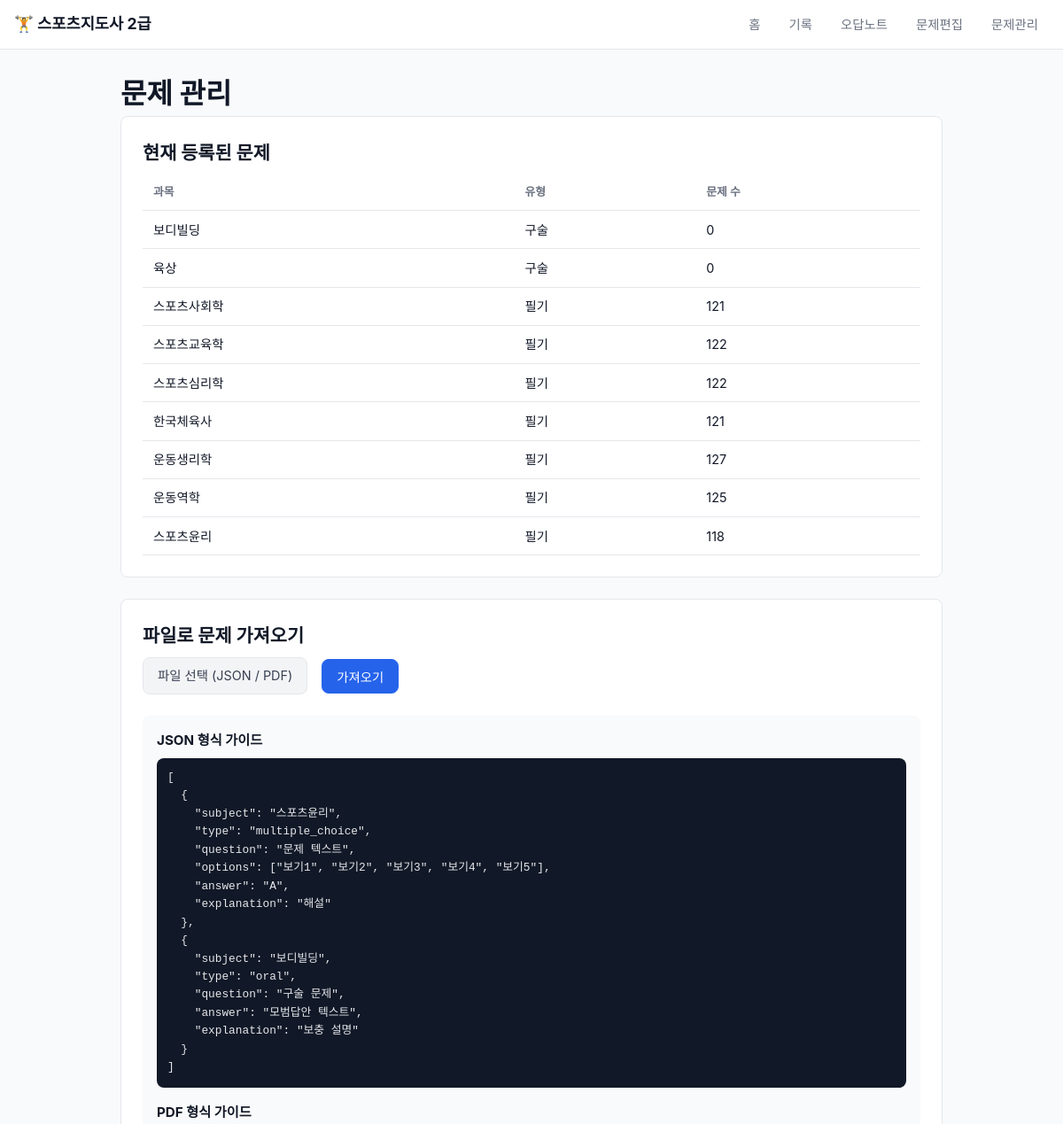
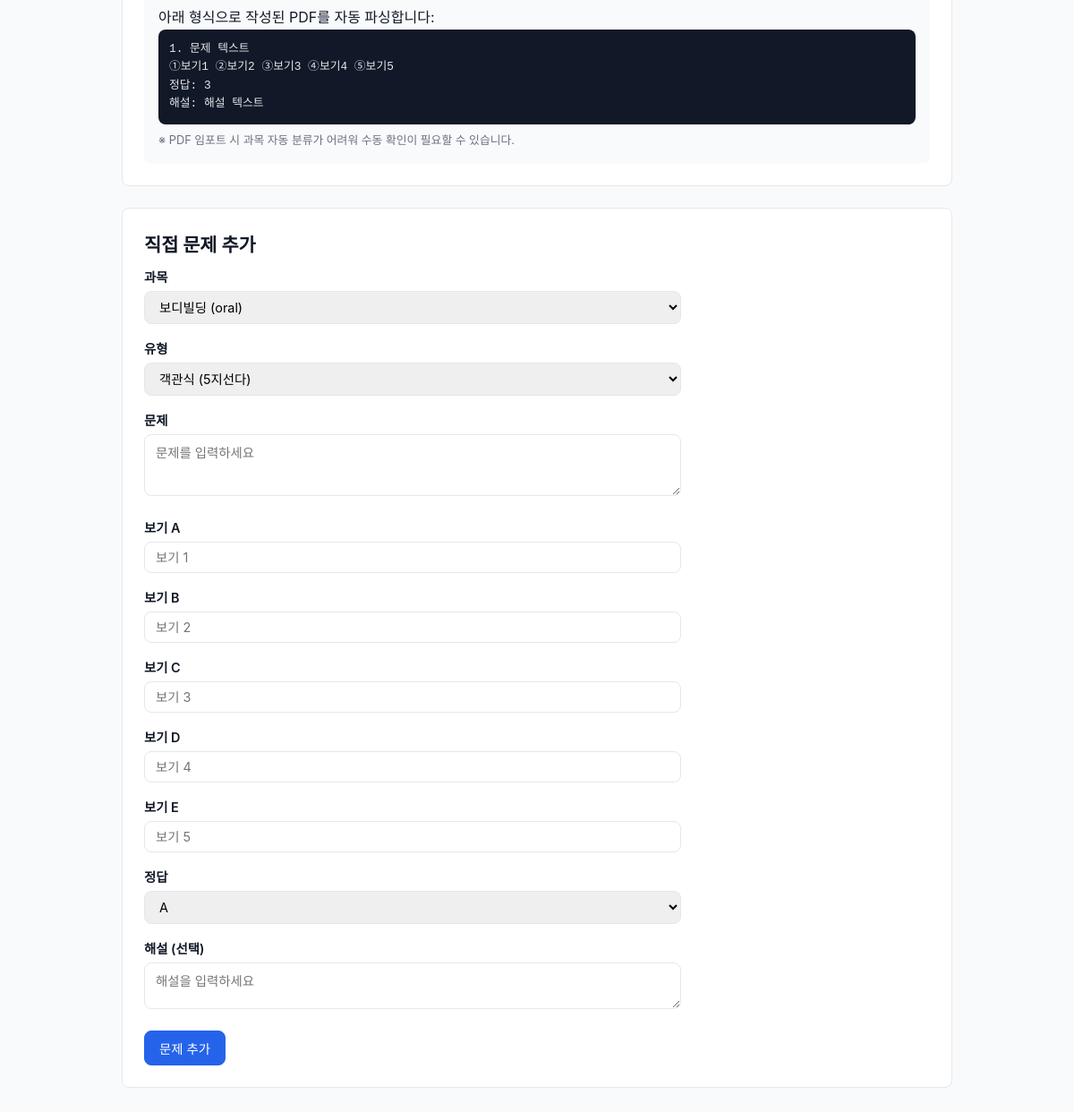
/manage, run on the app's committed database (2 pictures, top to bottom).
### tables this page shows
CREATE TABLE subjects (
    id          INTEGER PRIMARY KEY AUTOINCREMENT,
    name        TEXT NOT NULL UNIQUE,
    category    TEXT NOT NULL CHECK(category IN ('written', 'oral')),
    description TEXT,
    created_at  TEXT DEFAULT (datetime('now'))
);

### app.py (the view)
@app.route('/manage')
def manage():
    db = get_db()
    subjects = db.execute(
        'SELECT s.*, COUNT(q.id) as question_count '
        'FROM subjects s LEFT JOIN questions q ON s.id = q.subject_id '
        'GROUP BY s.id ORDER BY s.category, s.id'
    ).fetchall()
    return render_template('manage.html', subjects=subjects)

### app.py (called while the page is built)
def get_db():
    if 'db' not in g:
        os.makedirs(os.path.dirname(DB_PATH), exist_ok=True)
        g.db = sqlite3.connect(DB_PATH)
        g.db.row_factory = sqlite3.Row
        g.db.execute('PRAGMA foreign_keys = ON')
    return g.db

### templates/manage.html (shortened to what this page needs)
{% extends "base.html" %}
{% block content %}
<h1>문제 관리</h1>
<section class="exam-section">
    <h2>현재 등록된 문제</h2>
    <div class="stats-table">
        <table>
            <thead>
                <tr><th>과목</th><th>유형</th><th>문제 수</th></tr>
            </thead>
            <tbody>
                {% for s in subjects %}
                <tr>
                    <td>{{ s.name }}</td>
                    <td>{{ '필기' if s.category == 'written' else '구술' }}</td>
                    <td>{{ s.question_count }}</td>
                </tr>
                {% endfor %}
            </tbody>
        </table>
    </div>
</section>
<section class="exam-section">
    <h2>파일로 문제 가져오기</h2>
    <form action="/manage/import" method="POST" enctype="multipart/form-data" class="import-form">
        <div class="file-upload">
            <label for="importFile" class="btn btn-secondary">파일 선택 (JSON / PDF)</label>
        </div>
        <button type="submit" class="btn btn-primary">가져오기</button>
    </form>
    <div class="import-guide">
        <h3>JSON 형식 가이드</h3>
        <pre><code>[
  {
    "subject": "스포츠윤리",
    "type": "multiple_choice",
    "question": "문제 텍스트",
    "options": ["보기1", "보기2", "보기3", "보기4", "보기5"],
    "answer": "A",
    "explanation": "해설"
  },
  {
    "subject": "보디빌딩",
    "type": "oral",
    "question": "구술 문제",
    "answer": "모범답안 텍스트",
    "explanation": "보충 설명"
  }
]</code></pre>
        <h3>PDF 형식 가이드</h3>
        <p>아래 형식으로 작성된 PDF를 자동 파싱합니다:</p>
        <pre><code>1. 문제 텍스트
①보기1 ②보기2 ③보기3 ④보기4 ⑤보기5
정답: 3
해설: 해설 텍스트</code></pre>
        <p class="note">※ PDF 임포트 시 과목 자동 분류가 어려워 수동 확인이 필요할 수 있습니다.</p>
    </div>
</section>
<section class="exam-section">
    <h2>직접 문제 추가</h2>
    <form action="/manage/add" method="POST" class="add-form" id="addForm">
        <div class="form-group">
            <label>과목</label>
            <select name="subject" id="subjectSelect">
                {% for s in subjects %}
                <option value="{{ s.name }}">{{ s.name }} ({{ s.category }})</option>
                {% endfor %}
            </select>
        </div>
        <div class="form-group">
            <label>유형</label>
            <select name="question_type" id="typeSelect" onchange="toggleType()">
                <option value="multiple_choice">객관식 (5지선다)</option>
            </select>
        </div>
        <div class="form-group">
            <label>문제</label>
            <textarea name="question_text" rows="3" required placeholder="문제를 입력하세요"></textarea>
        </div>
        <div id="mcOptions">
            <div class="form-group">
                <label>보기 A</label>
                <input type="text" name="option_a" placeholder="보기 1">
            </div>
            <div class="form-group">
                <label>보기 B</label>
                <input type="text" name="option_b" placeholder="보기 2">
            </div>
            <div class="form-group">
                <label>보기 C</label>
                <input type="text" name="option_c" placeholder="보기 3">
            </div>
            <div class="form-group">
                <label>보기 D</label>
                <input type="text" name="option_d" placeholder="보기 4">
            </div>
            <div class="form-group">
                <label>보기 E</label>
                <input type="text" name="option_e" placeholder="보기 5">
            </div>
            <div class="form-group">
                <label>정답</label>
                <select name="correct_answer">
                    <option value="A">A</option>
                </select>
            </div>
        </div>
        <div class="form-group">
            <label>해설 (선택)</label>
            <textarea name="explanation" rows="2" placeholder="해설을 입력하세요"></textarea>
        </div>
        <button type="submit" class="btn btn-primary">문제 추가</button>
    </form>
</section>
{% endblock %}

### static/style.css (style rules this page uses)
* { margin: 0; padding: 0; box-sizing: border-box; }
:root { --primary: #2563eb; --primary-dark: #1d4ed8; --success: #16a34a; --danger: #dc2626; --warning: #f59e0b; --gray-50: #f9fafb; --gray-100: #f3f4f6; --gray-200: #e5e7eb; --gray-300: #d1d5db; --gray-500: #6b7280; --gray-700: #374151; --gray-900: #111827; --radius: 8px; }
body { font-family: -apple-system, BlinkMacSystemFont, 'Segoe UI', sans-serif; background: var(--gray-50); color: var(--gray-900); line-height: 1.6; }
.btn { display: inline-block; padding: 0.5rem 1rem; border: 1px solid var(--gray-300); border-radius: var(--radius); background: white; color: var(--gray-700); cursor: pointer; font-size: 0.9rem; text-decoration: none; transition: all 0.2s; }
.btn-primary { background: var(--primary); color: white; border-color: var(--primary); }
.btn-secondary { background: var(--gray-100); border-color: var(--gray-200); }
.exam-section { background: white; border: 1px solid var(--gray-200); border-radius: var(--radius); padding: 1.5rem; margin-bottom: 1.5rem; }
.exam-section h2 { font-size: 1.3rem; margin-bottom: 0.5rem; }
.stats-table { overflow-x: auto; }
.stats-table table { width: 100%; border-collapse: collapse; }
.stats-table th, .stats-table td { padding: 0.6rem 0.75rem; text-align: left; border-bottom: 1px solid var(--gray-200); font-size: 0.9rem; }
.stats-table th { font-weight: 600; color: var(--gray-500); font-size: 0.8rem; }
.import-form { display: flex; align-items: center; gap: 1rem; margin-bottom: 1.5rem; }
.import-guide { background: var(--gray-50); padding: 1rem; border-radius: var(--radius); }
.import-guide h3 { font-size: 0.95rem; margin: 1rem 0 0.5rem; }
.import-guide h3:first-child { margin-top: 0; }
.import-guide pre { background: var(--gray-900); color: #e5e7eb; padding: 0.75rem; border-radius: var(--radius); overflow-x: auto; font-size: 0.8rem; }
.import-guide .note { font-size: 0.8rem; color: var(--gray-500); margin-top: 0.5rem; }
.add-form { max-width: 600px; }
.form-group { margin-bottom: 1rem; }
.form-group label { display: block; font-weight: 600; margin-bottom: 0.25rem; font-size: 0.9rem; }
.form-group input, .form-group select, .form-group textarea { width: 100%; padding: 0.5rem 0.75rem; border: 1px solid var(--gray-200); border-radius: var(--radius); font-size: 0.9rem; font-family: inherit; }
.form-group textarea { resize: vertical; }

### data on the page
subjects: name "보디빌딩", category "구술", question_count "0"
subjects: name "육상", category "구술", question_count "0"
subjects: name "스포츠사회학", category "필기", question_count "121"
subjects: name "스포츠교육학", category "필기", question_count "122"
subjects: name "스포츠심리학", category "필기", question_count "122"
subjects: name "한국체육사", category "필기", question_count "121"
subjects: name "운동생리학", category "필기", question_count "127"
subjects: name "운동역학", category "필기", question_count "125"
subjects: name "스포츠윤리", category "필기", question_count "118"

### other printed values
form field subject "보디빌딩 (oral)"
